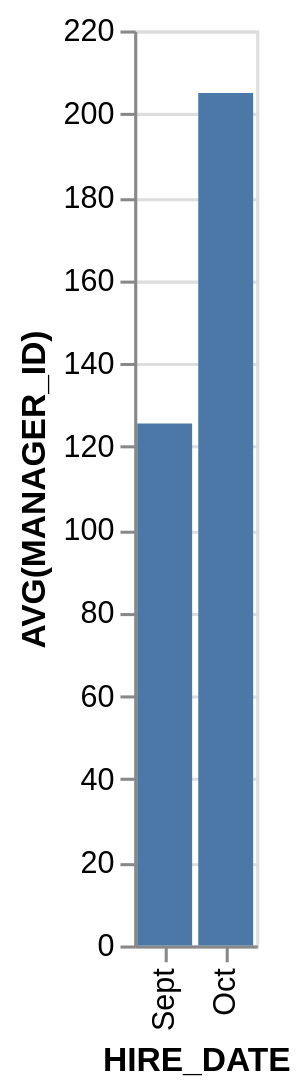

Write a Vega-Lite specification for this figure.
### Vega-Lite specification from a JSON file in a GitHub repository (floating-point values rounded to 4 significant figures)
{"data": {"values": [{"x_data": "Sept", "y_data": 125.5}, {"x_data": "Oct", "y_data": 205}]}, "mark": "bar", "encoding": {"x": {"field": "x_data", "type": "nominal", "title": "HIRE_DATE", "sort": {"op": "sum", "field": "y_data", "order": "ascending"}}, "y": {"field": "y_data", "type": "quantitative", "title": "AVG(MANAGER_ID)"}}}
